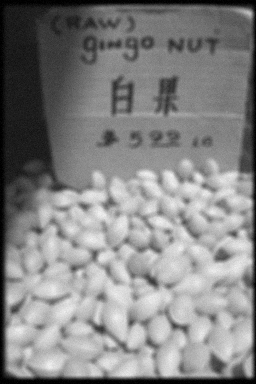
%> input picture pset5/Problem2/NoisyBlur.bmp, 256 x 384 px
$ octave Problem2.m   (GNU Octave 9; MATLAB toolbox functions it lacks are replaced by stand-ins)
%> lines starting %> are read from the running program, lines starting %| are printed output that depends on the picture
img = imread('NoisyBlur.bmp');
%> img is the input picture: size 384x256 uint8; min 0, max 243, mean 132.7


f_blur = fspecial('disk', 3);
wnr1 = deconvwnr(img, f_blur, 0.5);
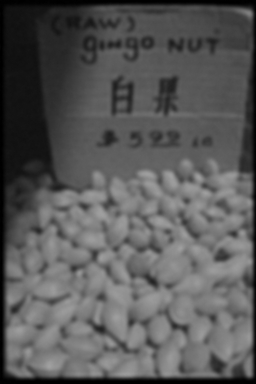
%> wnr1: size 384x256 uint8; min 0, max 160, mean 88.5
wnr2 = deconvwnr(img, f_blur, 0.02);
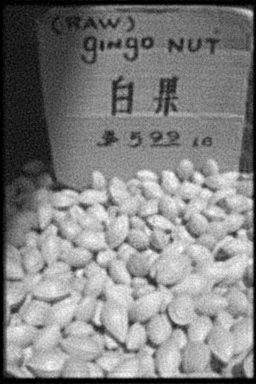
%> wnr2: size 384x256 uint8; min 0, max 255, mean 130.3
wnr3 = deconvwnr(img, f_blur, 0.001);
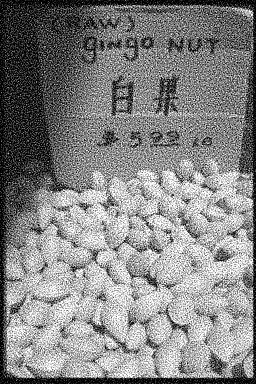
%> wnr3: size 384x256 uint8; min 0, max 255, mean 133.1
subplot(1,3,1);imshow(wnr1);
subplot(1,3,2),imshow(wnr2);
subplot(1,3,3),imshow(wnr3);
imwrite(wnr1, 'ResultB.bmp');
imwrite(wnr2, 'ResultC.bmp');
imwrite(wnr3, 'ResultD.bmp');
